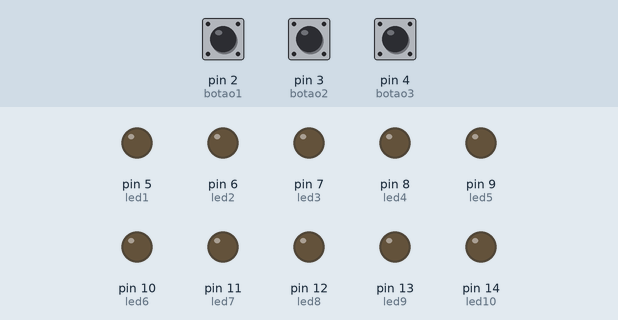
Simulated run of this sketch. Board: Arduino Uno, built with avr-gcc and run on an emulated ATmega328P. On the bench: output pins drawn as LEDs (lit = HIGH). Dashed ring = blinking. The inputs (shaded band) are chosen by the test bench; at power-on: pin 4 (botao3) LOW, pin 2 (botao1) LOW, pin 3 (botao2) LOW.

Above: at 1.2 s.
1.3 s: pin 4 (botao3) pulled HIGH for 3.2 s
At 1.9 s:
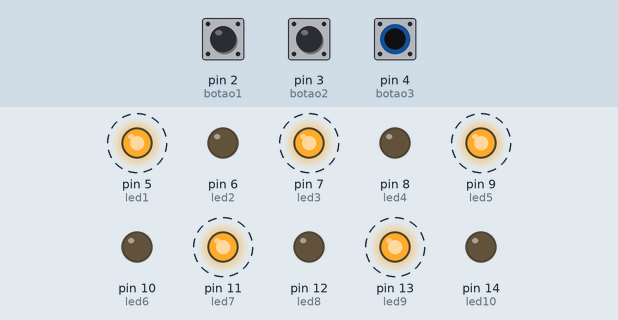
6.0 s: pin 2 (botao1) pulled HIGH for 0.15 s
At 6.6 s:
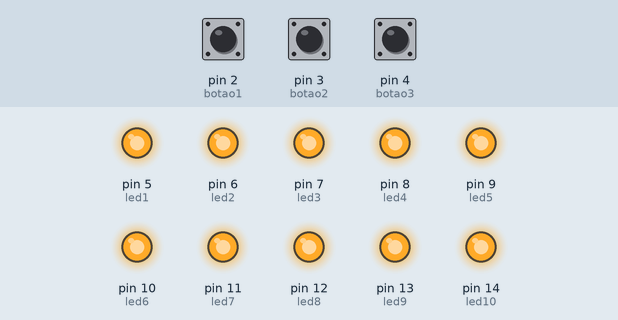
7.6 s: pin 3 (botao2) pulled HIGH for 0.15 s
At 8.8 s:
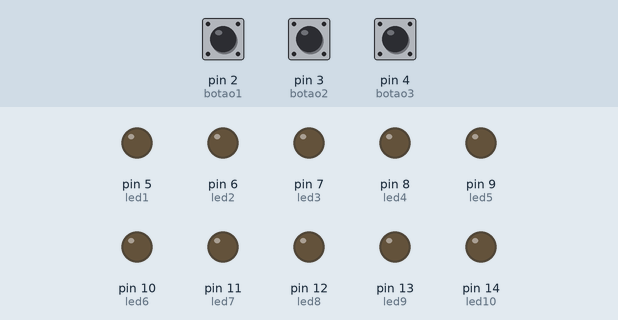
9.2 s: pin 2 (botao1) pulled HIGH for 1 s
At 10.3 s:
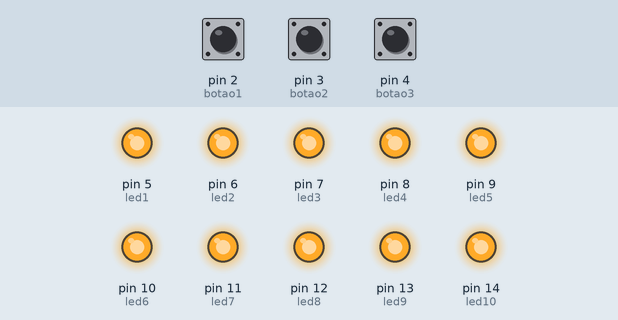
11.7 s: pin 2 (botao1) driven HIGH and pin 3 (botao2) driven HIGH
At 12.4 s:
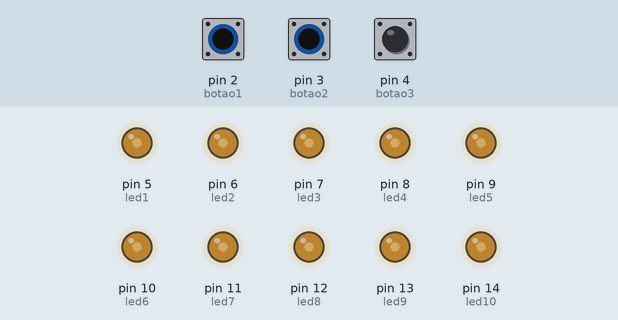
13.2 s: pin 3 (botao2) driven LOW
At 14.3 s:
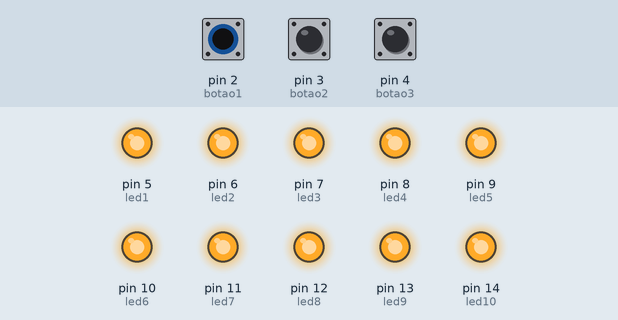
Timing chart, 0 to 15.7 s (numbered marks = the images above; inputs shaded):
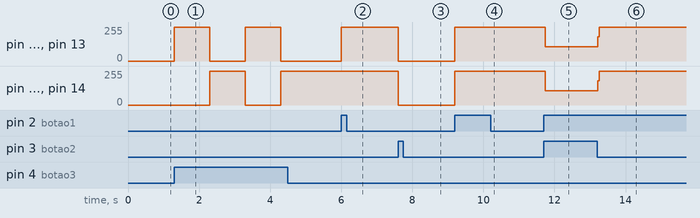

The sketch:

codigo.ino
```cpp
const int botao1 = 2;
const int botao2 = 3;
const int botao3 = 4;
const int led1 = 5;
const int led2 = 6;
const int led3 = 7;
const int led4 = 8;
const int led5 = 9;
const int led6 = 10;
const int led7 = 11;
const int led8 = 12;
const int led9 = 13;
const int led10 = 14;

void setup()
{
  pinMode(botao1, INPUT);
  pinMode(botao2, INPUT);
  pinMode(botao3, INPUT);

  pinMode(led1, OUTPUT);
  pinMode(led2, OUTPUT);
  pinMode(led3, OUTPUT);
  pinMode(led4, OUTPUT);
  pinMode(led5, OUTPUT);
  pinMode(led6, OUTPUT);
  pinMode(led7, OUTPUT);
  pinMode(led8, OUTPUT);
  pinMode(led9, OUTPUT);
  pinMode(led10, OUTPUT);
}

int valor1;
int valor2;
int valor3;

void loop()
{
  valor1 = digitalRead(botao1);
  valor2 = digitalRead(botao2);
  valor3 = digitalRead(botao3);

  if(valor1){
    acendeTudo();
  }
  if(valor2){

    apagaTudo();
  }
  if(valor3){
   acendeEapaga();
  }
}

void acendeTudo(){
  digitalWrite(led1, HIGH);
  digitalWrite(led2, HIGH);
  digitalWrite(led3, HIGH);
  digitalWrite(led4, HIGH);
  digitalWrite(led5, HIGH);
  digitalWrite(led6, HIGH);
  digitalWrite(led7, HIGH);
  digitalWrite(led8, HIGH);
  digitalWrite(led9, HIGH);
  digitalWrite(led10, HIGH);

}

void apagaTudo(){
  digitalWrite(led1, LOW);
    digitalWrite(led2, LOW);
    digitalWrite(led3, LOW);
    digitalWrite(led4, LOW);
    digitalWrite(led5, LOW);
    digitalWrite(led6, LOW);
    digitalWrite(led7, LOW);
    digitalWrite(led8, LOW);
    digitalWrite(led9, LOW);
    digitalWrite(led10, LOW);
}

void acendeEapaga(){

   digitalWrite(led1, HIGH);
   digitalWrite(led2, LOW);
   digitalWrite(led3, HIGH);
   digitalWrite(led4, LOW);
   digitalWrite(led5, HIGH);
   digitalWrite(led6, LOW);
   digitalWrite(led7, HIGH);
   digitalWrite(led8, LOW);
   digitalWrite(led9, HIGH);
   digitalWrite(led10, LOW);
    delay(1000);
    digitalWrite(led1, LOW);
    digitalWrite(led2, HIGH);
    digitalWrite(led3, LOW);
    digitalWrite(led4, HIGH);
    digitalWrite(led5, LOW);
    digitalWrite(led6, HIGH);
    digitalWrite(led7, LOW);
    digitalWrite(led8, HIGH);
    digitalWrite(led9, LOW);
    digitalWrite(led10, HIGH);
    delay(1000);
}
```

Measured:
- after the input at 1.3 s, pin 5 (led1), pin 7 (led3), pin 9 (led5), pin 11 (led7), pin 13 (led9): alternates 255/255 for 1.0 s and 0/255 for 1.0 s, starting at once; pin 6 (led2), pin 8 (led4), pin 10 (led6), pin 12 (led8), pin 14 (led10): 0/255 → 255/255 after 1.0 s, → 0/255 1.0 s later, → 255/255 1.0 s later
- after the input at 6.0 s, pin 5 (led1), pin 7 (led3), pin 9 (led5), pin 11 (led7), pin 13 (led9): 0/255 → 255/255 at once
- after the input at 7.6 s, pin 5 (led1), pin 6 (led2), pin 7 (led3), pin 8 (led4), pin 9 (led5), pin 10 (led6), pin 11 (led7), pin 12 (led8), pin 13 (led9), pin 14 (led10): 255/255 → 0/255 at once
- after the input at 9.2 s, pin 5 (led1), pin 6 (led2), pin 7 (led3), pin 8 (led4), pin 9 (led5), pin 10 (led6), pin 11 (led7), pin 12 (led8), pin 13 (led9), pin 14 (led10): 0/255 → 255/255 at once
- after the input at 11.7 s, pin 5 (led1), pin 6 (led2), pin 7 (led3), pin 8 (led4), pin 9 (led5), pin 10 (led6), pin 11 (led7), pin 12 (led8), pin 13 (led9), pin 14 (led10): 255/255 → 108/255 at once
- after the input at 13.2 s, pin 5 (led1), pin 6 (led2), pin 7 (led3), pin 8 (led4), pin 9 (led5), pin 10 (led6), pin 11 (led7), pin 12 (led8), pin 13 (led9), pin 14 (led10): 108/255 → 255/255 at once
